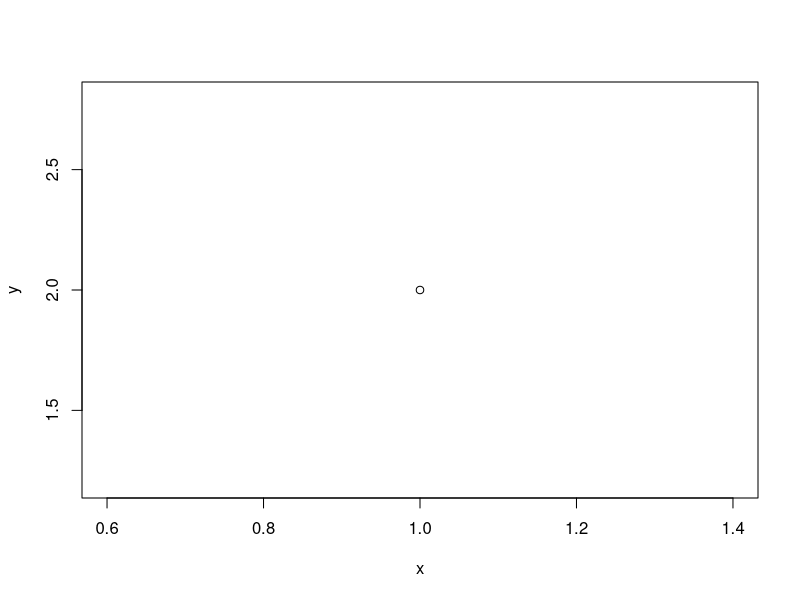

Write the R code that produced this figure. (Note: this script raises an error after producing the figure.)


# partial matching of arguments can be problematic when
# wrapping functions
wrapper <- function(x, y, main.cex = 2, ...) {
	plot(x, y)
	print(match.call(expand.dots = TRUE))
	title(..., cex.main = main.cex)
}

wrapper(1, 2, main = "hello")
